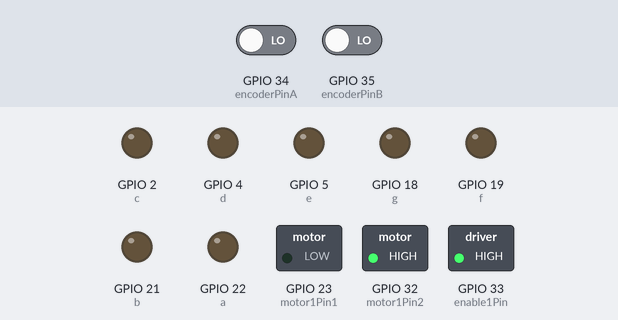
The sketch below on a simulated ESP32. Shown: switched loads named in the sketch (green lamp = pin HIGH), output pins drawn as LEDs (lit = HIGH). Inputs (shaded band) come from the test bench; at power-on: GPIO 34 (encoderPinA) LOW, GPIO 35 (encoderPinB) LOW. What the sketch prints to the serial monitor is not drawn.

Above: at 0.1 s.
Timing chart, 0 to 1.6 s (numbered marks = the images above):
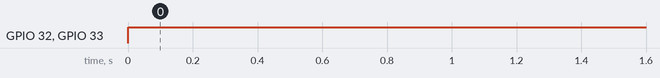

The sketch:

pwm_h_bridge.ino
```cpp
// DISPLAY
int a=22;
int b=21;
int c=2;
int d=4;
int e=5;
int f=19;
int g=18;

// Motor A
int motor1Pin1 = 23;
int motor1Pin2 = 32;
int enable1Pin = 33;

// Setting PWM properties
const int freq = 30000;
const int pwmChannel = 0;
const int resolution = 8;
volatile unsigned long pulseCount = 0;

// ----- Encoder configuration -----
const int encoderPinA = 34;      // Encoder signal A pin
const int encoderPinB = 35;      // Encoder signal B pin
volatile long encoderCount = 0;  // Encoder pulse counter

void IRAM_ATTR encoderISR_A() {
  int b = digitalRead(encoderPinB);
  if (b == HIGH) {
    encoderCount++;
  } else {
    encoderCount--;
  }
}

void IRAM_ATTR encoderISR_B() {
  int a = digitalRead(encoderPinA);
  if (a == HIGH) {
    encoderCount--;
  } else {
    encoderCount++;
  }
}

// Timing variables for velocity update (every 1000ms) and display multiplexing
unsigned long lastVelocityUpdate = 0;
const unsigned long velocityInterval = 1000; // update every 1 second
unsigned long lastDisplayRefresh = 0;
const unsigned long displayRefreshInterval = 5; // refresh each digit every 5ms
int currentDigit = 0;  // 0 for tens, 1 for ones

// PID Parameters
float Kp = 1.2;  // Proportional gain
float Ki = 0.02; // Integral gain
float Kd = 0.5;  // Derivative gain

void rotateMotor(float rotations) {
  const long PULSES_PER_ROTATION = 360;  // NXT motor encoder resolution
  long targetPulses = abs(rotations) * PULSES_PER_ROTATION;

  long prevError = 0;
  float integral = 0;

  // Reset encoder count
  noInterrupts();
  encoderCount = 0;
  interrupts();

  // Set motor direction
  if (rotations > 0) {
    digitalWrite(motor1Pin1, HIGH);
    digitalWrite(motor1Pin2, LOW);
  } else {
    digitalWrite(motor1Pin1, LOW);
    digitalWrite(motor1Pin2, HIGH);
  }

  unsigned long lastTime = millis();

  while (true) {
    // Compute PID control
    long currentPulses = abs(encoderCount);
    long error = targetPulses - currentPulses;

    if (error <= 0) break;  // Stop if we reach the target

    // Time difference
    unsigned long now = millis();
    float deltaTime = (now - lastTime) / 1000.0;
    lastTime = now;

    // PID calculations
    integral += error * deltaTime;
    float derivative = (error - prevError) / deltaTime;
    prevError = error;

    float output = (Kp * error) + (Ki * integral) + (Kd * derivative);
    int pwmValue = constrain(output, 0, 255); // Keep PWM in a valid range

    analogWrite(enable1Pin, pwmValue);

    Serial.print("Target: "); Serial.print(targetPulses);
    Serial.print(" | Current: "); Serial.print(currentPulses);
    Serial.print(" | PWM: "); Serial.println(pwmValue);

    delay(10); // Small delay for stability
  }

  // Stop motor
  analogWrite(enable1Pin, 0);
  digitalWrite(motor1Pin1, LOW);
  digitalWrite(motor1Pin2, LOW);
  Serial.println("Rotation complete");
}


void setup() {
  // DISPLAY
  pinMode(a, OUTPUT);
  pinMode(b, OUTPUT);
  pinMode(c, OUTPUT);
  pinMode(d, OUTPUT);
  pinMode(e, OUTPUT);
  pinMode(f, OUTPUT);
  pinMode(g, OUTPUT);

  // sets the pins as outputs:
  pinMode(motor1Pin1, OUTPUT);
  pinMode(motor1Pin2, OUTPUT);


  // configure LEDC PWM
  ledcAttachChannel(enable1Pin, freq, resolution, pwmChannel);

  Serial.begin(115200);

  //pinMode(34,INPUT);
  //attachInterrupt(digitalPinToInterrupt(34),handlePulse,RISING);
  // testing
  Serial.print("Testing DC Motor...");

  // ----- Setup Encoder Inputs and Interrupts -----
  pinMode(encoderPinA, INPUT);
  pinMode(encoderPinB, INPUT);
  attachInterrupt(digitalPinToInterrupt(encoderPinA), encoderISR_A, CHANGE);
  attachInterrupt(digitalPinToInterrupt(encoderPinB), encoderISR_B, CHANGE);

  lastVelocityUpdate = millis();
  lastDisplayRefresh = millis();
}

void loop() {

  rotateMotor(-5);

  Serial.print("\nEncoder count: ");
  Serial.print(encoderCount);
  delay(1000);

  rotateMotor(5);

}
```

Measured:
- by itself, GPIO 32 (motor1Pin2), GPIO 33 (enable1Pin): LOW → HIGH at 0.00 s
